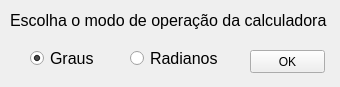
<?xml version="1.0" encoding="UTF-8"?>
<ui version="4.0">
 <class>Configurar</class>
 <widget class="QMainWindow" name="Configurar">
  <property name="geometry">
   <rect>
    <x>0</x>
    <y>0</y>
    <width>340</width>
    <height>87</height>
   </rect>
  </property>
  <property name="font">
   <font>
    <family>MS Shell Dlg 2</family>
   </font>
  </property>
  <property name="windowTitle">
   <string>Configurar</string>
  </property>
  <property name="windowIcon">
   <iconset>
    <normaloff>configurar_icon.jpg</normaloff>configurar_icon.jpg</iconset>
  </property>
  <widget class="QWidget" name="centralwidget">
   <widget class="QLabel" name="label">
    <property name="geometry">
     <rect>
      <x>10</x>
      <y>10</y>
      <width>321</width>
      <height>21</height>
     </rect>
    </property>
    <property name="font">
     <font>
      <family>MS Shell Dlg 2</family>
      <pointsize>12</pointsize>
     </font>
    </property>
    <property name="text">
     <string>Escolha o modo de operação da calculadora</string>
    </property>
   </widget>
   <widget class="QRadioButton" name="Graus">
    <property name="geometry">
     <rect>
      <x>30</x>
      <y>50</y>
      <width>82</width>
      <height>17</height>
     </rect>
    </property>
    <property name="font">
     <font>
      <family>MS Shell Dlg 2</family>
      <pointsize>12</pointsize>
     </font>
    </property>
    <property name="text">
     <string>Graus</string>
    </property>
    <property name="checked">
     <bool>true</bool>
    </property>
    <attribute name="buttonGroup">
     <string notr="true">buttonGroup</string>
    </attribute>
   </widget>
   <widget class="QRadioButton" name="Radianos">
    <property name="geometry">
     <rect>
      <x>130</x>
      <y>50</y>
      <width>91</width>
      <height>17</height>
     </rect>
    </property>
    <property name="font">
     <font>
      <family>MS Shell Dlg 2</family>
      <pointsize>12</pointsize>
     </font>
    </property>
    <property name="text">
     <string>Radianos</string>
    </property>
    <attribute name="buttonGroup">
     <string notr="true">buttonGroup</string>
    </attribute>
   </widget>
   <widget class="QPushButton" name="Confirmar">
    <property name="geometry">
     <rect>
      <x>250</x>
      <y>50</y>
      <width>75</width>
      <height>23</height>
     </rect>
    </property>
    <property name="text">
     <string>OK</string>
    </property>
   </widget>
  </widget>
 </widget>
 <resources/>
 <connections/>
 <buttongroups>
  <buttongroup name="buttonGroup"/>
 </buttongroups>
</ui>
